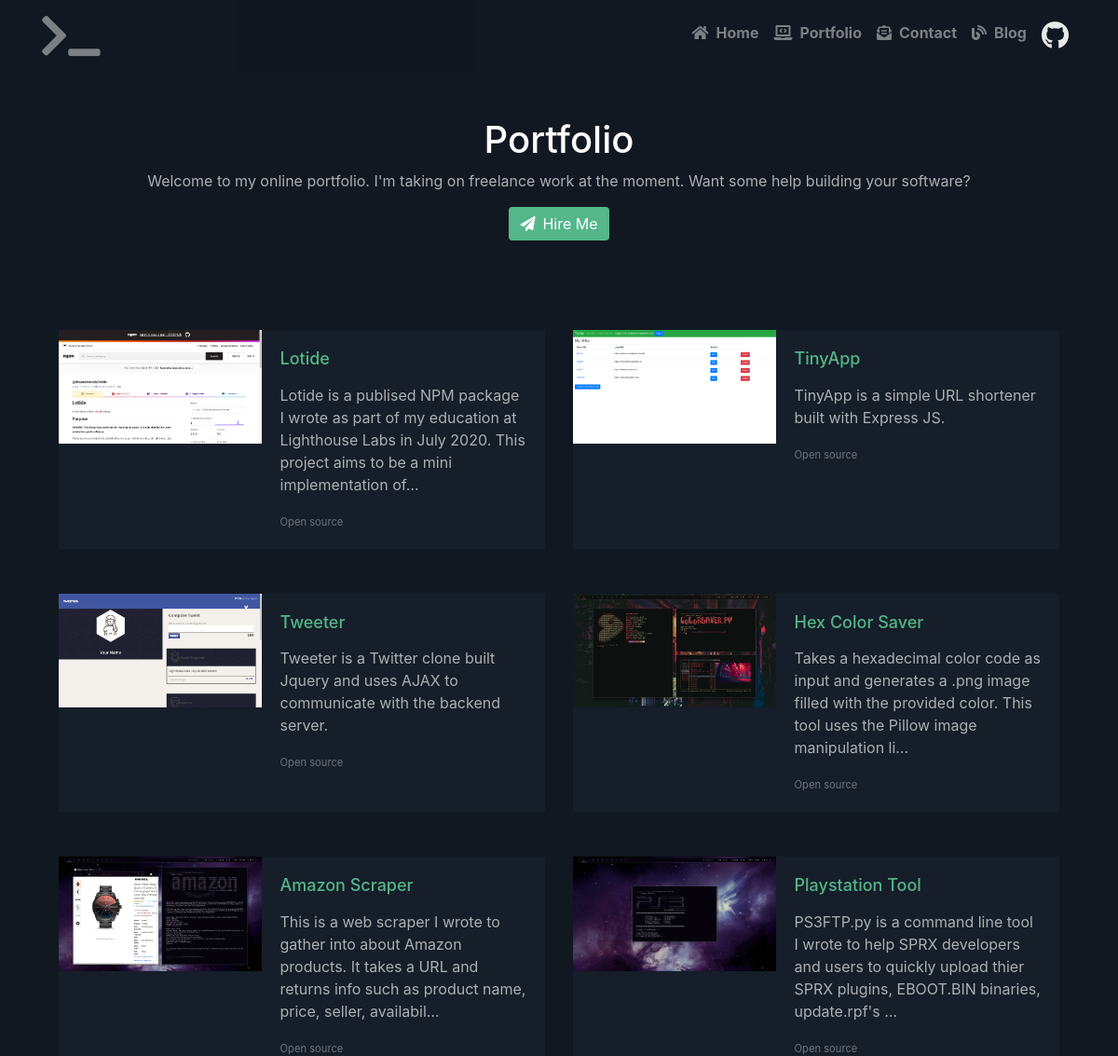
The app's page /projects/ (upper part), older data.
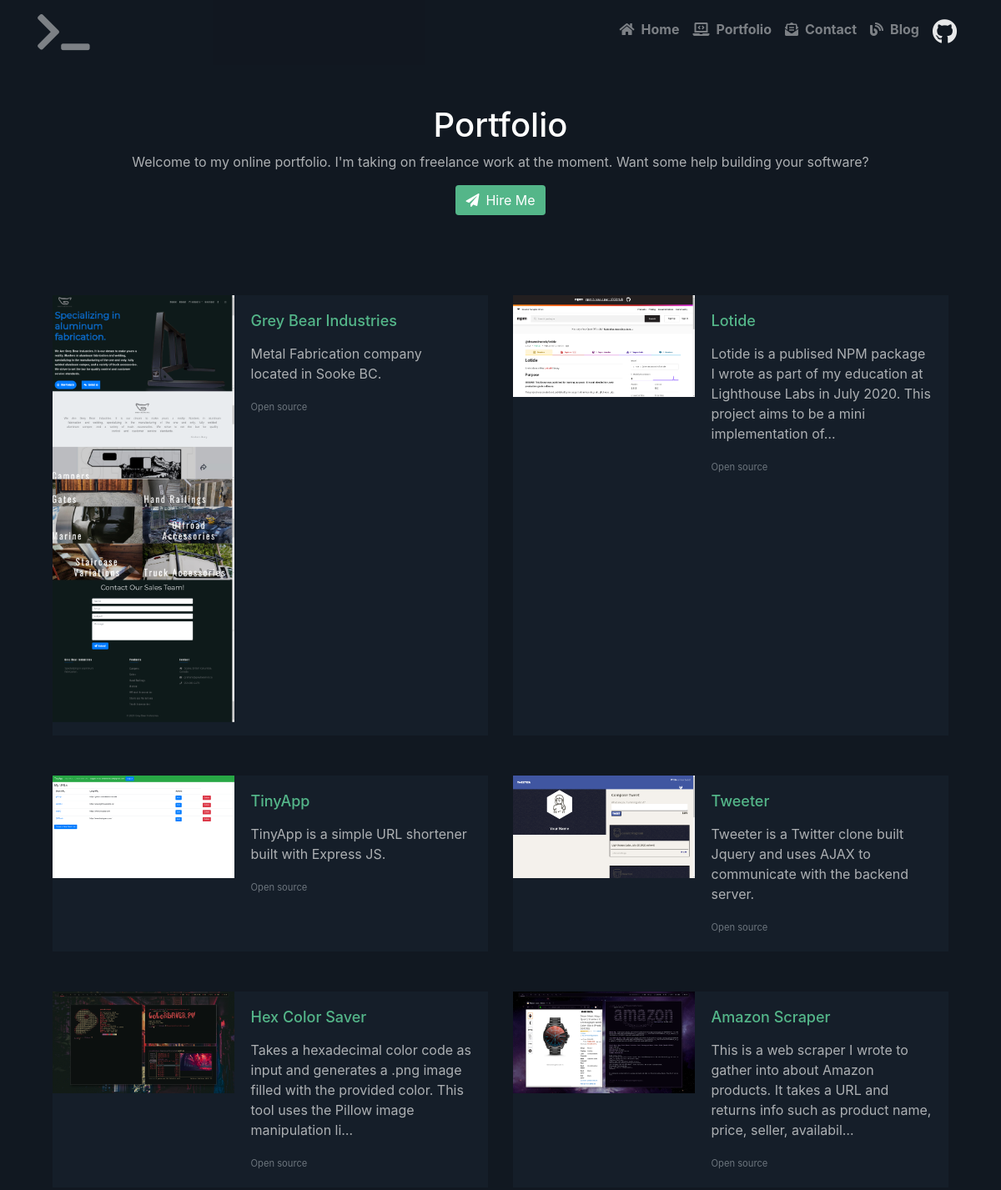
The same page, newer data.
### projects/models.py (models this page shows, shortened)
class Project(models.Model):
    project_image = models.ImageField(upload_to="projects")
    project_title = models.CharField(max_length=100)
    slug = models.SlugField(max_length=100, default=1)
    project_intro = models.TextField(default=1)
    project_overview = models.TextField()
    project_github = models.CharField(max_length=100, blank=True)
    project_client = models.CharField(max_length=100, blank=True)
    project_client_website = models.CharField(max_length=100, blank=True)
    project_client_industry = models.CharField(max_length=100, blank=True)
    open_source = models.BooleanField(default=True)
    project_featured = models.BooleanField(default=False)
    project_date = models.DateField(default=datetime.now)

### main/views.py (the view)
# urls.py: path("projects/", views.projects_view, name="projects_view"),
def projects_view(request):
    context = {
        "title": "Dream in Code | Projects",
        "description": "",
        "blog_footer": blog_footer,
        "projects_footer": projects_footer,
        "projects": Project.objects.filter(project_date__lte=timezone.now()).order_by('-project_date'),
    }
    return render(request, "main/projects.html", context)

### main/templates/main/projects.html (shortened to what this page needs)
    {% extends "base.html" %}
{% block content %}
    <div class="main-wrapper">
	    <section class="cta-section theme-bg-light py-5" data-aos="fade-in" data-aos-duration="2000">
		    <div class="container text-center single-col-max-width">
			    <h2 class="heading">Portfolio</h2>
			    <div class="intro">
			    <p>Welcome to my online portfolio. I'm taking on freelance work at the moment. Want some help building your software?</p>
			    </div>
			    <a class="btn btn-primary" href="{%url "main:contact_view"%}" target="_blank"><i class="fas fa-paper-plane mr-2"></i>Hire Me</a>
		    </div>
	    </section>
	    <section class="projects-list px-3 py-5 p-md-5" data-aos="fade-in" data-aos-duration="2000">
		    <div class="container">
			    <div class="project-cards row isotope">
					{% for project in projects %}
					<div class="isotope-item align-items-stretch d-flex col-md-6 mb-5 mobileapp frontend">
						<div class="card project-card">
							<div class="row no-gutters">
								<div class="col-lg-5 card-img-holder">
									<img src="{{project.project_image.url}}" class="card-img" alt="image">
								</div>
								<div class="col-lg-7">
									<div class="card-body">
										<h5 class="card-title"><a href="#" class="theme-link">{{project.project_title}}</a></h5>
										<p class="card-text">{{project.project_overview|safe|truncatechars:150}}</p>
										{% if project.open_source == True %}
										<p class="card-text"><small class="text-muted">Open source</small></p>
										{% else %}
										<p class="card-text"><small class="text-muted">Client: </small></p>
										{% endif %}
									</div>
								</div>
							</div>
						</div>
					</div>
				{% endfor %}
				</div>
		    </div>
	    </section>
{% endblock %}

### main/templates/base.html (shortened to what this page needs)
<!DOCTYPE html>
<html lang="en">
<head>
  {% load staticfiles %}
  <link rel="stylesheet" href="https://stackpath.bootstrapcdn.com/bootstrap/4.3.1/css/bootstrap.min.css">
  <link rel="stylesheet" href="https://use.fontawesome.com/releases/v5.8.1/css/all.css">
  <link href="https://unpkg.com/aos@2.3.1/dist/aos.css" rel="stylesheet">
  <link rel="stylesheet" type="text/css" href="{% static 'css/style.css' %}">
</head>
<body data-aos="fade-in">
{% include "main/includes/nav.html" %}
{% block content %}
{% endblock %}
      </body>
      </html>

### main/templates/main/includes/nav.html (shortened to what this page needs)
  <nav class="navbar navbar-expand-lg navbar-dark sticky-top">
    <div class="container">
       {% load staticfiles %}
      <a class="navbar-brand" href="{% url 'main:homepage_view' %}"><i class="logo fas fa-terminal"></i></a>
      <div class="collapse navbar-collapse" id="navbarResponsive">
        <ul class="navbar-nav ml-auto">
          <li class="nav-item">
            <a class="nav-link" href="{% url 'main:homepage_view' %}"><i class="fas fa-home mr-2"></i>Home</a>
          </li>
          <li class="nav-item">
            <a class="nav-link" href="{% url "main:projects_view" %}"><i class="fas fa-laptop-code mr-2"></i>Portfolio</a>
          </li>
          <li class="nav-item">
            <a class="nav-link" href="{% url "main:contact_view" %}"><i class="fas fa-envelope-open-text mr-2"></i></i>Contact</a>
          </li>
          <li class="nav-item">
            <a class="nav-link" href="{% url "main:blog_view" %}"><i class="fas fa-blog mr-2"></i>Blog</a>
          </li>
          <li class="nav-item">
            <a class="nav-link waves-effect waves-light" target="_blank" href="https://www.github.com/dreamxinxcode/">
              <i class="fab fa-github"></i>
            </a>
          </li>
    </ul>
  </div>
</div>
</nav>

### main/templates/main/includes/footer.html (shortened to what this page needs)
        {% load staticfiles %}

### static/css/style.css (style rules this page uses)
html body { width: 100%; height: 100%; margin: 0px; padding: 0px; overflow-x: hidden; background-color: #111821; color: #adb0b3; }
a, a:active, a:focus { color: #54b689; outline: none; }
h2 { color: #fff; }
img { display: block; max-width: 100%; height: auto; }
.logo { font-size: 50px; color: #888c90; }
.navbar { background-color: #111821; opacity: 0.9; }
.nav-link { font-weight: bold; padding: 15px; }
.heading { font-size: 40px; }
.btn-primary { background-color: #54b689; border: none; }
.project-card { border-radius: 0; }
.project-card .card-img { border-radius: 0; }
.project-card .card-title { font-size: 1.125rem; }
.project-card .card-text { font-size: 0.875rem; }
.project-card .card-img-holder { height: 100%; overflow: hidden; vertical-align: middle; background-color: #151e29; }
.card { border: none; background-color: #151e29; }
.card-body { background-color: #151e29; }
.fa-github { color: #fff; font-size: 30px; }

Row changes from the older to the newer data that the page shows:
no longer on this page (row unchanged): Project: project_image (picture), project_title "Playstation Tool", project_overview "PS3FTP.py is a command line tool I wrote to help SPRX developers and users to quickly upload thier SPRX plugins, EBOOT.BIN binaries, update.rpf's …", open_source "Open source"
added Project: project_image (picture), project_title "Grey Bear Industries", project_overview "Metal Fabrication company located in Sooke BC.", open_source "Open source"
